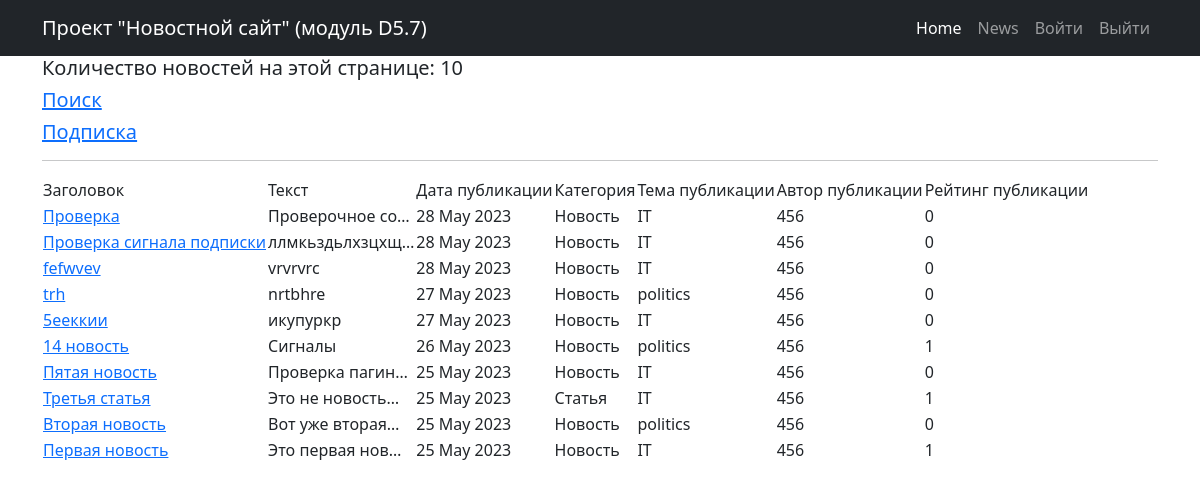
Page /news/ on the committed database.
### news/models.py (models this page shows, shortened)
class Post(models.Model):
    POST_TYPE = [('AR', 'Статья'), ('NW', 'Новость')]
    author = models.ForeignKey(Author, on_delete = models.CASCADE)
    post_type = models.CharField(max_length = 2, choices = POST_TYPE, default = 'NW')
    time_create = models.DateTimeField(auto_now_add = True)
    title = models.CharField(max_length = 255)
    text = models.TextField()
    rating = models.IntegerField(default = 0)
    categories = models.ManyToManyField(Category, through='PostCategory')

class Category(models.Model):
    name = models.CharField(max_length = 100, unique = True)

class Author(models.Model):
    author = models.OneToOneField(User, on_delete=models.CASCADE)
    user_rating = models.IntegerField(default = 0)
    def __str__(self):
        return f'{self.author}'

### news/views.py (the view)
# urls.py: path('', PostsList.as_view(), name='news_list'),
class PostsList(ListView):
    model = Post
    template_name ='news.html'
    context_object_name = 'news'
    queryset = Post.objects.order_by('-time_create')
    paginate_by = 10

### news/templatetags/custom_filters.py (called while the page is built)
@register.filter(name='censor')
def censor(text):
    bad_words = ('Теперь', 'нового', 'вышло')
    for word in bad_words:
        if word in text:
            text = text.replace(word, '*****')
    return text

### templates/news.html (shortened to what this page needs)
{% extends 'default.html' %}
{% load custom_filters %}
{% block content %}
{% if news %}
<h5>Количество новостей на этой странице: {{news|length}}</h5>
<h5 style="text-align: left"><a href="{% url 'search' %}">Поиск</a></h5>
<h5 style="text-align: left"><a href="{% url 'subscriptions' %}">Подписка</a></h5>
<hr>
       <table>
           <tr>
               <td>Заголовок</td>
               <td>Текст</td>
               <td>Дата публикации</td>
               <td>Категория</td>
               <td>Тема публикации</td>
               <td>Автор публикации</td>
               <td>Рейтинг публикации</td>
           </tr>
           {% for onenews in news %}
           <tr>
               <td><a href="{% url 'post_detail' onenews.id %}">{{onenews.title|censor}}</a></td>
               <td>{{ onenews.text|truncatechars:15|censor }}</td>
               <td>{{onenews.time_create|date:'d M Y'}}</td>
               <td>{{ onenews.get_post_type_display }}</td>
               <td>
                    {% for cat in onenews.categories.all %}
                    {{ cat.name }}
                    {% endfor %}
               </td>
               <td>{{ onenews.author }} </td>
               <td>{{ onenews.rating }} </td>
               {% endfor %}
           </tr>
       </table>
   {% else %}
       <h2>Новостей нет!</h2>
   {% endif %}
{% endblock content %}

### rows in the picture
Post: title|censor "Проверка", text|censor "Проверочное со…", time_create "28 May 2023", post_type "Новость", author "456", rating "0"
Category: name "IT"
Post: title|censor "Проверка сигнала подписки", text|censor "ллмкьздьлхзцхщ…", time_create "28 May 2023", post_type "Новость", author "456", rating "0"
Post: title|censor "fefwvev", text|censor "vrvrvrc", time_create "28 May 2023", post_type "Новость", author "456", rating "0"
Post: title|censor "trh", text|censor "nrtbhre", time_create "27 May 2023", post_type "Новость", author "456", rating "0"
Category: name "politics"
Post: title|censor "5ееккии", text|censor "икупуркр", time_create "27 May 2023", post_type "Новость", author "456", rating "0"
Post: title|censor "14 новость", text|censor "Сигналы", time_create "26 May 2023", post_type "Новость", author "456", rating "1"
Post: title|censor "Пятая новость", text|censor "Проверка пагин…", time_create "25 May 2023", post_type "Новость", author "456", rating "0"
Post: title|censor "Третья статья", text|censor "Это не новость…", time_create "25 May 2023", post_type "Статья", author "456", rating "1"
Post: title|censor "Вторая новость", text|censor "Вот уже вторая…", time_create "25 May 2023", post_type "Новость", author "456", rating "0"
Post: title|censor "Первая новость", text|censor "Это первая нов…", time_create "25 May 2023", post_type "Новость", author "456", rating "1"

### other values in the picture
{{ news|length }} "10"
